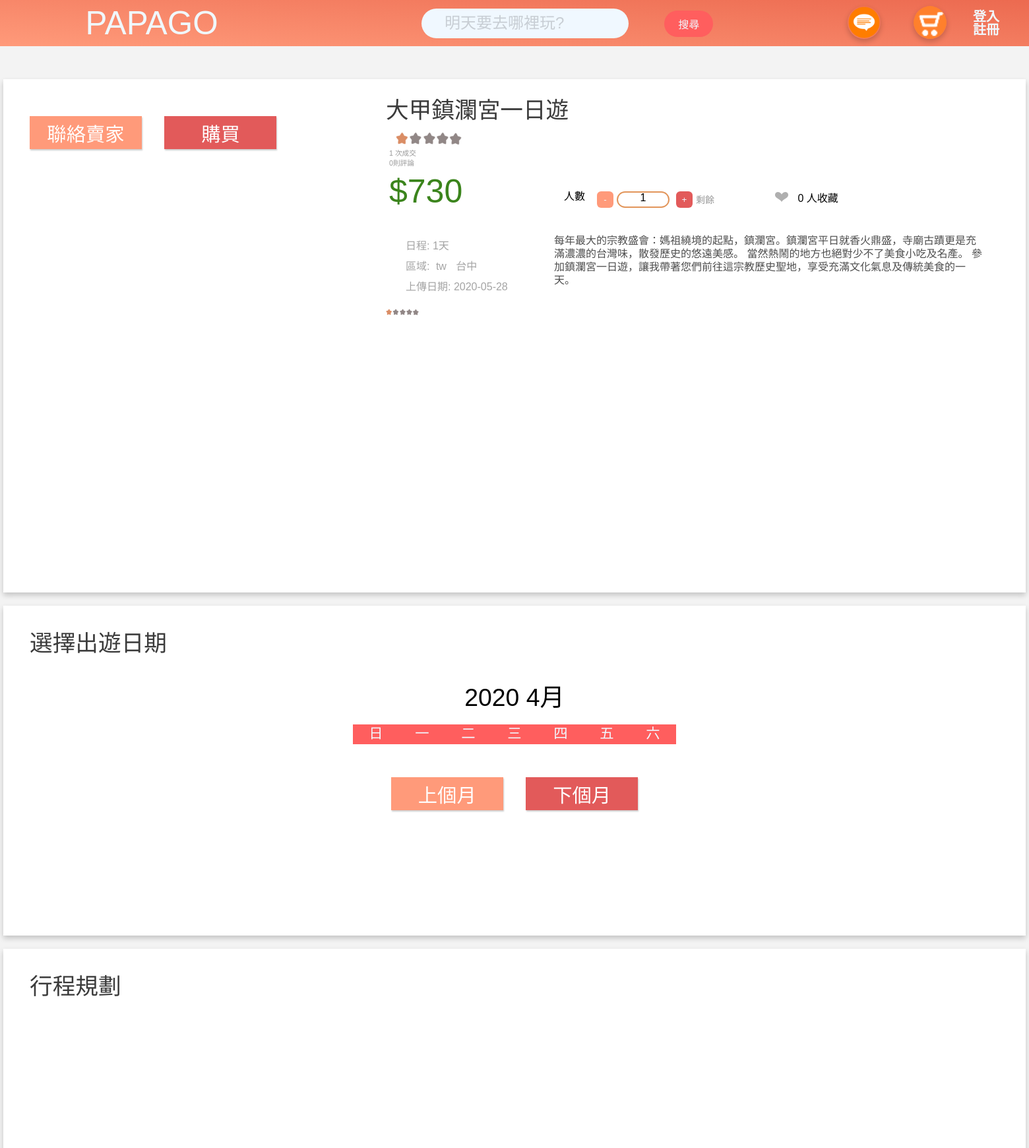
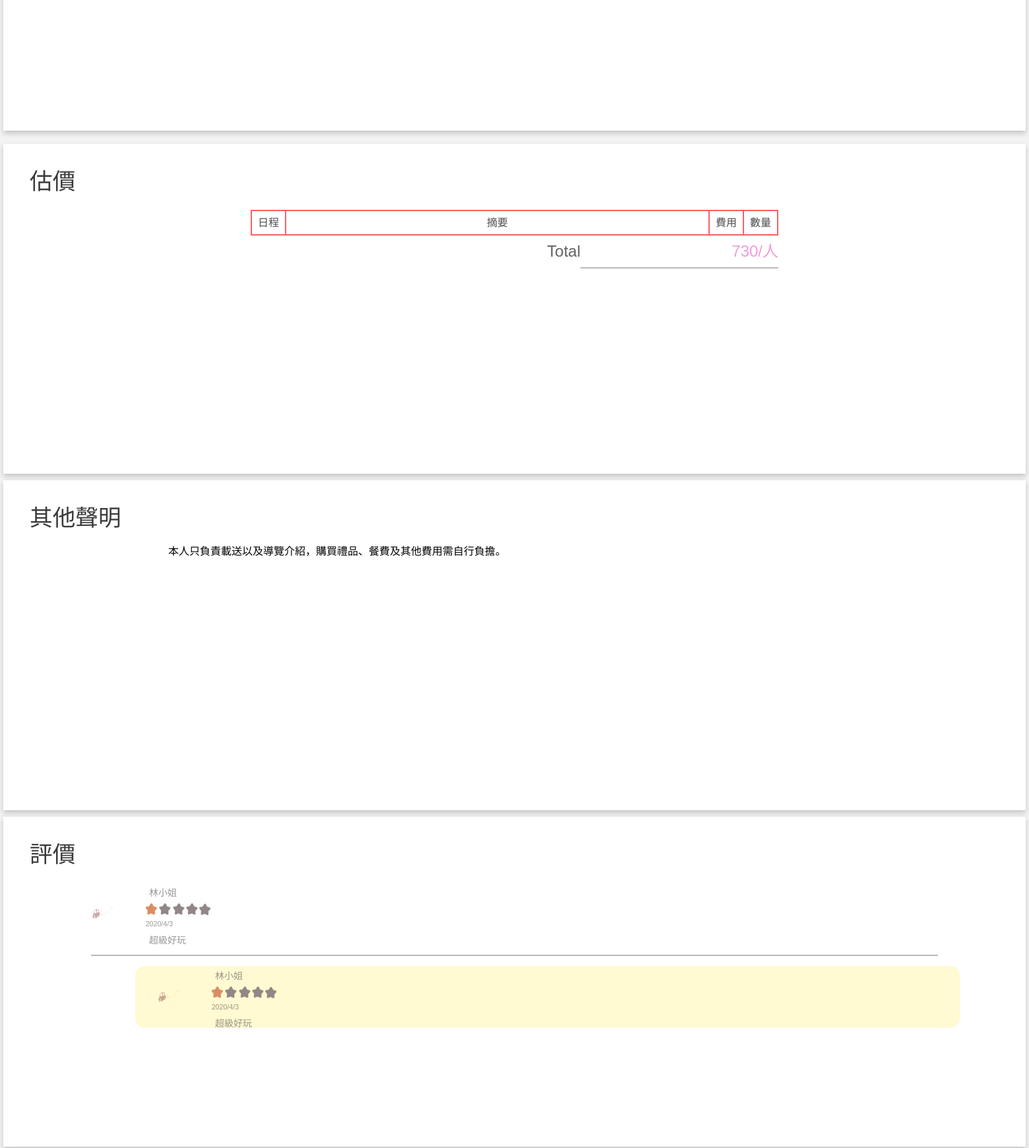
Screenshot of /PaPaGo/page/productView.php?id=p-u5ecea543db261-5ecf2d6e39995 (upper part) with the database file from the repository (2 pictures, top to bottom).
### tables this page shows
CREATE TABLE `product` (
  `ID` varchar(50) NOT NULL,
  `sellerID` varchar(50) NOT NULL,
  `price` float NOT NULL,
  `title` varchar(50) NOT NULL,
  `info` text NOT NULL,
  `state` varchar(20) NOT NULL,
  `days` int(11) NOT NULL,
  `people` int(11) NOT NULL,
  `other` text NOT NULL,
  `uploadDate` date NOT NULL DEFAULT current_timestamp(),
  `weekSelect` varchar(20) NOT NULL
);

CREATE TABLE `productregion` (
  `productID` varchar(50) NOT NULL,
  `country` varchar(20) NOT NULL,
  `county` varchar(20) NOT NULL
);

### PaPaGo/PHP/common.php (the view, shortened to what this page needs)
<?php
function getData($tableName, $rowName, $_where, $_key, $split_by, $order_by = null)
{
    require("../PHP/connectDB.php");
    mysqli_query($conn, 'SET NAMES utf8');
    $sql = "SELECT $rowName FROM $tableName
        WHERE $_where='" . $_key . "'";
    $result = mysqli_query($conn, $sql) or die(mysqli_error($conn));
    if ($result->num_rows > 0) {
        $return_result = "";
        while ($row = $result->fetch_assoc()) {
            echo $row[$rowName] . $split_by;
            $return_result = $return_result . $row[$rowName] . $split_by;
        }
        return $return_result;
    } else {
        return false;
    }
}
function countData($tableName, $rowName, $_where, $_key)
{
    require("../PHP/connectDB.php");
    mysqli_query($conn, 'SET NAMES utf8');
    $sql = "SELECT $rowName FROM $tableName ";
    if(isset($_where) && $_where!=""){
        $sql=$sql." WHERE $_where='" . $_key . "'";
    }
    $result = mysqli_query($conn, $sql) or die(mysqli_error($conn));
    echo ($result->num_rows);
    return $result->num_rows;
}

### PaPaGo/CSS/common.css (style rules this page uses)
body { font-family: 'Noto Sans TC', sans-serif; }

### PaPaGo/CSS/main.css (style rules this page uses)
html { scroll-behavior: smooth; }
body { background-color: #F3F3F3; }

### rows the page displays
product: title "大甲鎮瀾宮一日遊", price "730", days "1", uploadDate "2020-05-28", info "每年最大的宗教盛會：媽祖繞境的起點，鎮瀾宮。鎮瀾宮平日就香火鼎盛，寺廟古蹟更是充滿濃濃的台灣味，散發歷史的悠遠美感。 當然熱鬧的地方也絕對少不了美食小吃及名產。 參加鎮瀾宮一日遊，讓我帶著您們前往這宗教歷史聖地，享受充滿文化氣息及傳統美食的一天。", other "本人只負責載送以及導覽介紹，購買禮品、餐費及其他費用需自行負擔。"
productregion: country "tw", county "台中"

### other values shown
$result->num_rows "1 0 0"
